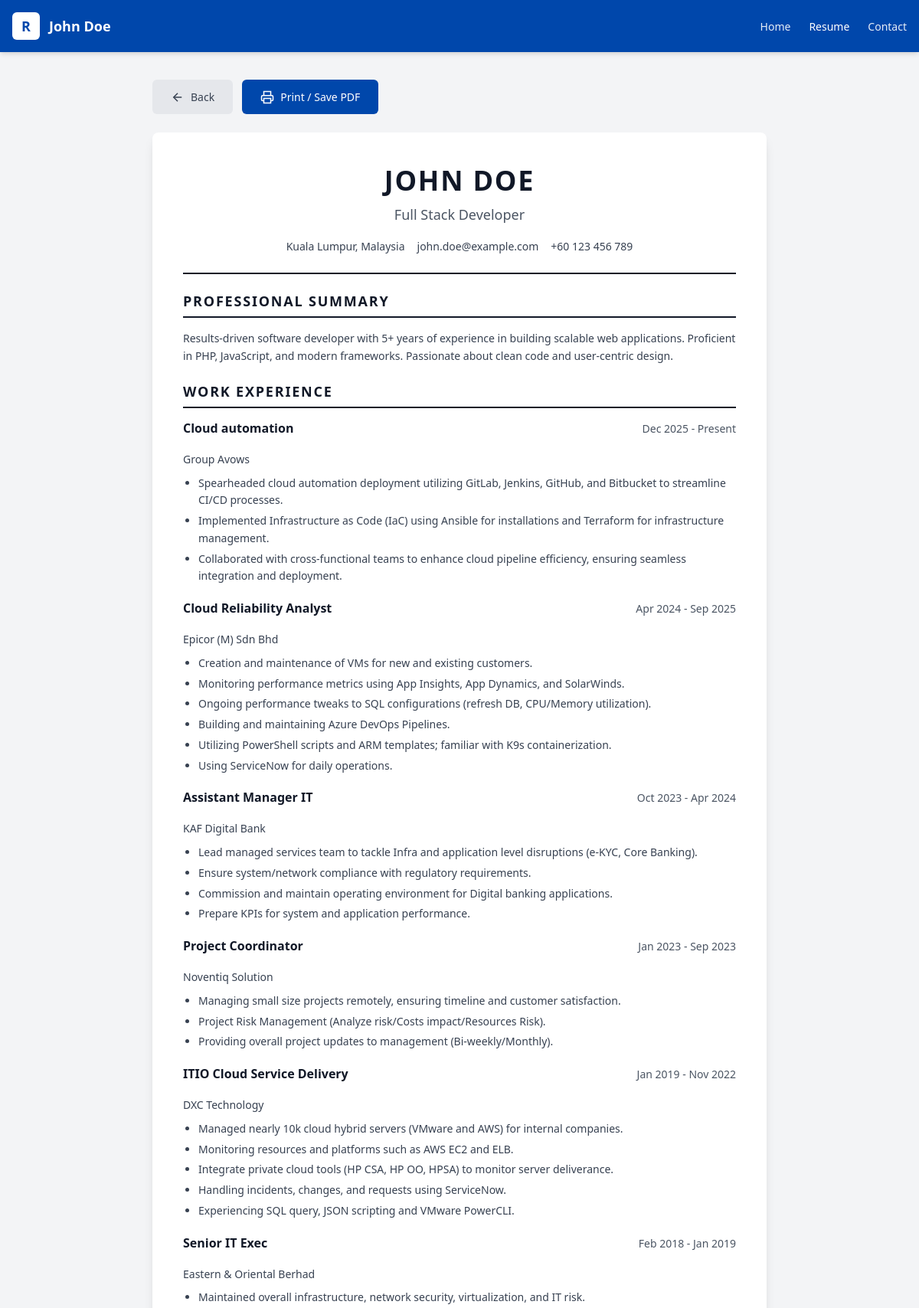
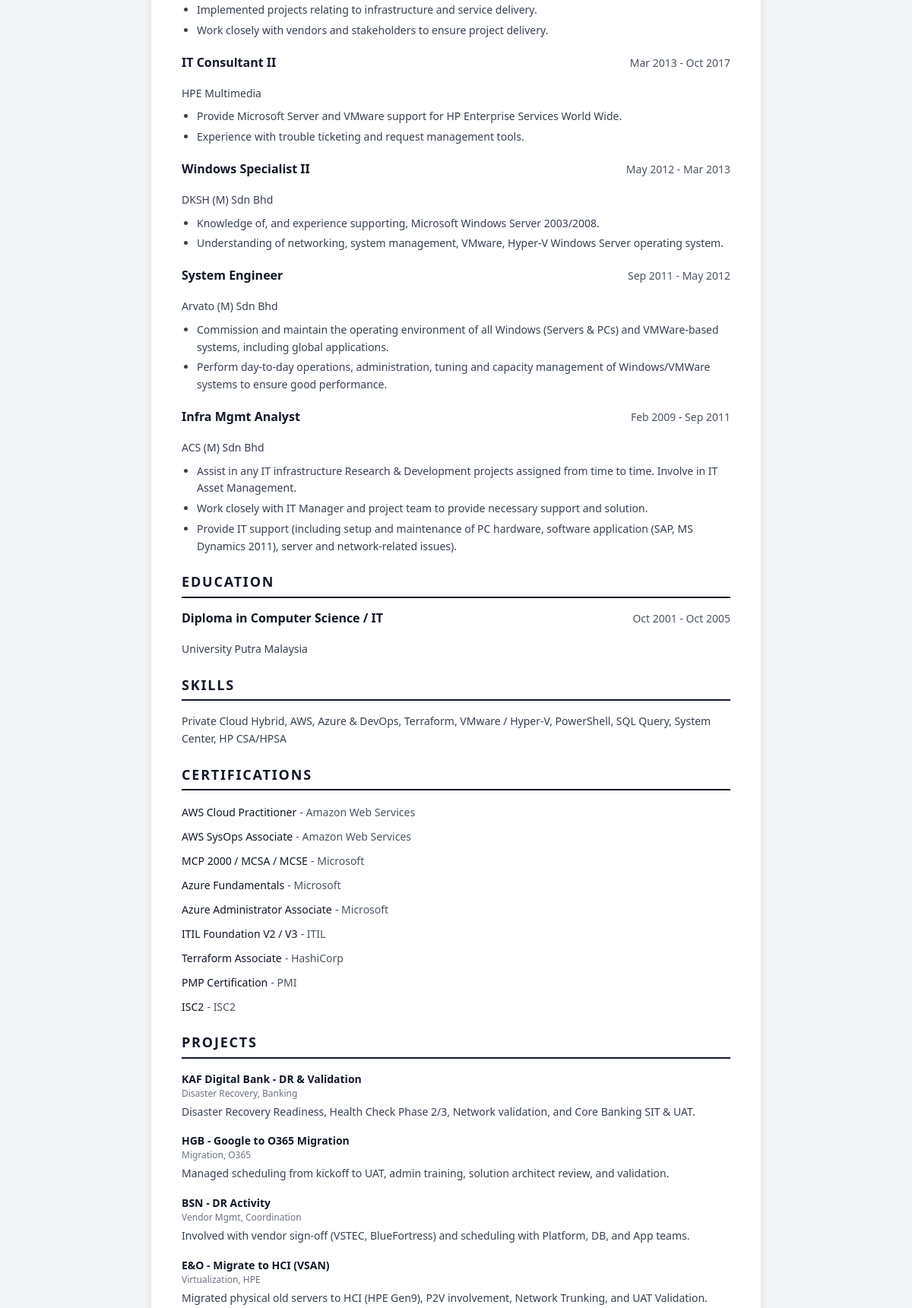
Screenshot of /resume.php (upper part) with the database file from the repository (2 pictures, top to bottom).
### tables this page shows
CREATE TABLE IF NOT EXISTS profile (
    id INT AUTO_INCREMENT PRIMARY KEY,
    full_name VARCHAR(255) NOT NULL,
    job_title VARCHAR(255),
    email VARCHAR(255),
    phone VARCHAR(50),
    location VARCHAR(255),
    linkedin_url VARCHAR(500),
    website_url VARCHAR(500),
    profile_image VARCHAR(500),
    summary TEXT,
    created_at TIMESTAMP DEFAULT CURRENT_TIMESTAMP,
    updated_at TIMESTAMP DEFAULT CURRENT_TIMESTAMP ON UPDATE CURRENT_TIMESTAMP
);

CREATE TABLE IF NOT EXISTS experiences (
    id INT AUTO_INCREMENT PRIMARY KEY,
    company_name VARCHAR(255) NOT NULL,
    job_title VARCHAR(255) NOT NULL,
    location VARCHAR(255),
    start_date DATE NOT NULL,
    end_date DATE,
    is_current TINYINT(1) DEFAULT 0,
    description TEXT,
    display_order INT DEFAULT 0,
    created_at TIMESTAMP DEFAULT CURRENT_TIMESTAMP,
    updated_at TIMESTAMP DEFAULT CURRENT_TIMESTAMP ON UPDATE CURRENT_TIMESTAMP
);

CREATE TABLE IF NOT EXISTS education (
    id INT AUTO_INCREMENT PRIMARY KEY,
    institution VARCHAR(255) NOT NULL,
    degree VARCHAR(255) NOT NULL,
    field_of_study VARCHAR(255),
    location VARCHAR(255),
    start_date DATE NOT NULL,
    end_date DATE,
    description TEXT,
    display_order INT DEFAULT 0,
    created_at TIMESTAMP DEFAULT CURRENT_TIMESTAMP,
    updated_at TIMESTAMP DEFAULT CURRENT_TIMESTAMP ON UPDATE CURRENT_TIMESTAMP
);

CREATE TABLE IF NOT EXISTS certifications (
    id INT AUTO_INCREMENT PRIMARY KEY,
    cert_name VARCHAR(255) NOT NULL,
    issuing_org VARCHAR(255) NOT NULL,
    issue_date DATE,
    expiry_date DATE,
    credential_url VARCHAR(500),
    display_order INT DEFAULT 0,
    created_at TIMESTAMP DEFAULT CURRENT_TIMESTAMP,
    updated_at TIMESTAMP DEFAULT CURRENT_TIMESTAMP ON UPDATE CURRENT_TIMESTAMP
);

CREATE TABLE IF NOT EXISTS projects (
    id INT AUTO_INCREMENT PRIMARY KEY,
    project_name VARCHAR(255) NOT NULL,
    description TEXT,
    technologies_used VARCHAR(500),
    project_url VARCHAR(500),
    start_date DATE,
    end_date DATE,
    display_order INT DEFAULT 0,
    created_at TIMESTAMP DEFAULT CURRENT_TIMESTAMP,
    updated_at TIMESTAMP DEFAULT CURRENT_TIMESTAMP ON UPDATE CURRENT_TIMESTAMP
);

### includes/functions.php (called while the page is built, shortened)
<?php
require_once __DIR__ . '/config.php';
function getProfile() {
    $pdo = getDB();
    $stmt = $pdo->query("SELECT * FROM profile LIMIT 1");
    return $stmt->fetch() ?: [];
}
function getExperiences() {
    $pdo = getDB();
    $stmt = $pdo->query("SELECT * FROM experiences ORDER BY display_order ASC, start_date DESC");
    return $stmt->fetchAll();
}
function getEducations() {
    $pdo = getDB();
    $stmt = $pdo->query("SELECT * FROM education ORDER BY display_order ASC, start_date DESC");
    return $stmt->fetchAll();
}
function getSkills() {
    $pdo = getDB();
    $stmt = $pdo->query("SELECT * FROM skills ORDER BY display_order ASC, category ASC");
    return $stmt->fetchAll();
}
function getSkillsByCategory() {
    $skills = getSkills();
    $grouped = [];
    foreach ($skills as $skill) {
        $category = $skill['category'] ?: 'Other';
        $grouped[$category][] = $skill;
    }
    return $grouped;
}
function getCertifications() {
    $pdo = getDB();
    $stmt = $pdo->query("SELECT * FROM certifications ORDER BY display_order ASC, issue_date DESC");
    return $stmt->fetchAll();
}
function getProjects() {
    $pdo = getDB();
    $stmt = $pdo->query("SELECT * FROM projects ORDER BY display_order ASC, start_date DESC");
    return $stmt->fetchAll();
}
function formatDate($date, $format = 'M Y') {
    return date($format, strtotime($date));
}
function formatDateRange($startDate, $endDate, $isCurrent = false) {
    $start = formatDate($startDate);
    if ($isCurrent) {
        return $start . ' - Present';
    }
    $end = formatDate($endDate);
    return $start . ' - ' . ($end ?: 'Present');
}

### includes/config.php (called while the page is built, shortened)
<?php
function e($string) {
    return htmlspecialchars($string ?? '', ENT_QUOTES, 'UTF-8');
}

### resume.php (the view, shortened to what this page needs)
<?php
require_once __DIR__ . '/includes/config.php';
require_once __DIR__ . '/includes/functions.php';
$profile = getProfile();
$experiences = getExperiences();
$educations = getEducations();
$skills = getSkills();
$skillsByCategory = getSkillsByCategory();
$certifications = getCertifications();
$projects = getProjects();
?>
<!DOCTYPE html>
<html lang="en">
<head>
    <link rel="stylesheet" href="<?= CSS_URL ?>/base.css">
    <link rel="stylesheet" href="<?= CSS_URL ?>/landing.css">
    <link rel="stylesheet" href="<?= CSS_URL ?>/resume.css">
    <link rel="stylesheet" href="<?= CSS_URL ?>/print.css" media="print">
</head>
<body>
    <nav class="navbar">
        <div class="container">
            <a href="index.php" class="navbar-brand">
                <div class="navbar-brand-icon">R</div>
                <span class="hide-mobile"><?= e($profile['full_name'] ?? 'Resume') ?></span>
            </a>
            <div class="navbar-nav">
                <a href="index.php" class="navbar-link">Home</a>
                <a href="resume.php" class="navbar-link active">Resume</a>
                <a href="index.php#contact" class="navbar-link">Contact</a>
            </div>
        </div>
    </nav>
    <main class="resume-page">
        <div class="resume-container">
            <div class="resume-actions">
                <a href="index.php" class="btn btn-secondary">
                    <svg width="18" height="18" viewBox="0 0 24 24" fill="none" stroke="currentColor" stroke-width="2">
                        <line x1="19" y1="12" x2="5" y2="12"></line>
                        <polyline points="12 19 5 12 12 5"></polyline>
                    </svg>
                    Back
                </a>
                <button onclick="window.print()" class="btn btn-primary">
                    <svg width="18" height="18" viewBox="0 0 24 24" fill="none" stroke="currentColor" stroke-width="2">
                        <polyline points="6 9 6 2 18 2 18 9"></polyline>
                        <path d="M6 18H4a2 2 0 0 1-2-2v-5a2 2 0 0 1 2-2h16a2 2 0 0 1 2 2v5a2 2 0 0 1-2 2h-2"></path>
                        <rect x="6" y="14" width="12" height="8"></rect>
                    </svg>
                    Print / Save PDF
                </button>
            </div>
            <div class="resume">
                <header class="resume-header">
                    <h1 class="resume-name"><?= e($profile['full_name'] ?? 'Your Name') ?></h1>
                    <?php if ($profile && $profile['job_title']): ?>
                        <p class="resume-title"><?= e($profile['job_title']) ?></p>
                    <?php endif; ?>
                    <div class="resume-contact">
                        <?php if ($profile && $profile['location']): ?>
                            <span class="resume-contact-item"><?= e($profile['location']) ?></span>
                        <?php endif; ?>
                        <?php if ($profile && $profile['email']): ?>
                            <span class="resume-contact-item">
                                <a href="mailto:<?= e($profile['email']) ?>"><?= e($profile['email']) ?></a>
                            </span>
                        <?php endif; ?>
                        <?php if ($profile && $profile['phone']): ?>
                            <span class="resume-contact-item"><?= e($profile['phone']) ?></span>
                        <?php endif; ?>
                    </div>
                </header>
                <?php if ($profile && $profile['summary']): ?>
                <section class="resume-section">
                    <h2 class="resume-section-title">Professional Summary</h2>
                    <p class="resume-entry-description"><?= nl2br(e($profile['summary'])) ?></p>
                </section>
                <?php endif; ?>
                <?php if (!empty($experiences)): ?>
                <section class="resume-section">
                    <h2 class="resume-section-title">Work Experience</h2>
                    <?php foreach ($experiences as $exp): ?>
                        <div class="resume-entry">
                            <div class="resume-entry-header">
                                <h3 class="resume-entry-title"><?= e($exp['job_title']) ?></h3>
                                <span class="resume-entry-date"><?= formatDateRange($exp['start_date'], $exp['end_date'], $exp['is_current']) ?></span>
                            </div>
                            <p class="resume-entry-subtitle"><?= e($exp['company_name']) ?><?= $exp['location'] ? ', ' . e($exp['location']) : '' ?></p>
                            <?php if ($exp['description']): ?>
                                <div class="resume-entry-description">
                                    <?php
                                    $lines = explode("\n", $exp['description']);
                                    $hasBullets = false;
                                    foreach ($lines as $line) {
                                        $line = trim($line);
                                        if (strpos($line, '- ') === 0 || strpos($line, '* ') === 0) {
                                            if (!$hasBullets) {
                                                echo '<ul>';
                                                $hasBullets = true;
                                            }
                                            echo '<li>' . e(substr($line, 2)) . '</li>';
                                        } else if (!empty($line)) {
                                            if ($hasBullets) {
                                                echo '</ul>';
                                                $hasBullets = false;
                                            }
                                            echo '<p>' . e($line) . '</p>';
                                        }
                                    }
                                    if ($hasBullets) echo '</ul>';
                                    ?>
                                </div>
                            <?php endif; ?>
                        </div>
                    <?php endforeach; ?>
                </section>
                <?php endif; ?>
                <?php if (!empty($educations)): ?>
                <section class="resume-section">
                    <h2 class="resume-section-title">Education</h2>
                    <?php foreach ($educations as $edu): ?>
                        <div class="resume-entry">
                            <div class="resume-entry-header">
                                <h3 class="resume-entry-title"><?= e($edu['degree']) ?><?= $edu['field_of_study'] ? ' in ' . e($edu['field_of_study']) : '' ?></h3>
                                <span class="resume-entry-date"><?= formatDateRange($edu['start_date'], $edu['end_date']) ?></span>
                            </div>
                            <p class="resume-entry-subtitle"><?= e($edu['institution']) ?><?= $edu['location'] ? ', ' . e($edu['location']) : '' ?></p>
                        </div>
                    <?php endforeach; ?>
                </section>
                <?php endif; ?>
                <?php if (!empty($skills)): ?>
                <section class="resume-section">
                    <h2 class="resume-section-title">Skills</h2>
                    <div class="resume-skills-list">
                        <?php
                        $skillNames = array_column($skills, 'skill_name');
                        echo e(implode(', ', $skillNames));
                        ?>
                    </div>
                </section>
                <?php endif; ?>
                <?php if (!empty($certifications)): ?>
                <section class="resume-section">
                    <h2 class="resume-section-title">Certifications</h2>
                    <?php foreach ($certifications as $cert): ?>
                        <div class="resume-cert">
                            <span class="resume-cert-name"><?= e($cert['cert_name']) ?></span>
                            <span class="resume-cert-org"> - <?= e($cert['issuing_org']) ?></span>
                        </div>
                    <?php endforeach; ?>
                </section>
                <?php endif; ?>
                <?php if (!empty($projects)): ?>
                <section class="resume-section">
                    <h2 class="resume-section-title">Projects</h2>
                    <?php foreach ($projects as $project): ?>
                        <div class="resume-project">
                            <div class="resume-project-name"><?= e($project['project_name']) ?></div>
                            <?php if ($project['technologies_used']): ?>
                                <div class="resume-project-tech"><?= e($project['technologies_used']) ?></div>
                            <?php endif; ?>
                            <?php if ($project['description']): ?>
                                <div class="resume-project-desc">
                                    <?php
                                    $lines = explode("\n", $project['description']);
                                    $hasBullets = false;
                                    foreach ($lines as $line) {
                                        $line = trim($line);
                                        if (strpos($line, '- ') === 0 || strpos($line, '* ') === 0) {
                                            if (!$hasBullets) {
                                                echo '<ul>';
                                                $hasBullets = true;
                                            }
                                            echo '<li>' . e(substr($line, 2)) . '</li>';
                                        } else if (!empty($line)) {
                                            echo '<p>' . e($line) . '</p>';
                                        }
                                    }
                                    ?>
                                </div>
                            <?php endif; ?>
                        </div>
                    <?php endforeach; ?>
                </section>
                <?php endif; ?>
            </div>
        </div>
    </main>
</body>
</html>

### rows the page displays
profile: full_name "John Doe", full_name "JOHN DOE", job_title "Full Stack Developer", location "Kuala Lumpur, Malaysia", email "john.doe@example.com", phone "+60 123 456 789", summary "Results-driven software developer with 5+ years of experience in building scalable web applications. Proficient in PHP, JavaScript, and modern frameworks. Passionate about clean code and user-centric design."
experiences: job_title "Cloud automation", start_date+end_date+is_current "Dec 2025 - Present", company_name "Group Avows", description "Spearheaded cloud automation deployment utilizing GitLab, Jenkins, GitHub, and Bitbucket to streamline CI/CD processes.", description "Implemented Infrastructure as Code (IaC) using Ansible for installations and Terraform for infrastructure management.", description "Collaborated with cross-functional teams to enhance cloud pipeline efficiency, ensuring seamless integration and deployment."
experiences: job_title "Cloud Reliability Analyst", start_date+end_date+is_current "Apr 2024 - Sep 2025", company_name "Epicor (M) Sdn Bhd", description "Creation and maintenance of VMs for new and existing customers.", description "Monitoring performance metrics using App Insights, App Dynamics, and SolarWinds.", description "Ongoing performance tweaks to SQL configurations (refresh DB, CPU/Memory utilization).", description "Building and maintaining Azure DevOps Pipelines.", description "Utilizing PowerShell scripts and ARM templates; familiar with K9s containerization.", description "Using ServiceNow for daily operations."
experiences: job_title "Assistant Manager IT", start_date+end_date+is_current "Oct 2023 - Apr 2024", company_name "KAF Digital Bank", description "Lead managed services team to tackle Infra and application level disruptions (e-KYC, Core Banking).", description "Ensure system/network compliance with regulatory requirements.", description "Commission and maintain operating environment for Digital banking applications.", description "Prepare KPIs for system and application performance."
experiences: job_title "Project Coordinator", start_date+end_date+is_current "Jan 2023 - Sep 2023", company_name "Noventiq Solution", description "Managing small size projects remotely, ensuring timeline and customer satisfaction.", description "Project Risk Management (Analyze risk/Costs impact/Resources Risk).", description "Providing overall project updates to management (Bi-weekly/Monthly)."
experiences: job_title "ITIO Cloud Service Delivery", start_date+end_date+is_current "Jan 2019 - Nov 2022", company_name "DXC Technology", description "Managed nearly 10k cloud hybrid servers (VMware and AWS) for internal companies.", description "Monitoring resources and platforms such as AWS EC2 and ELB.", description "Integrate private cloud tools (HP CSA, HP OO, HPSA) to monitor server deliverance.", description "Handling incidents, changes, and requests using ServiceNow.", description "Experiencing SQL query, JSON scripting and VMware PowerCLI."
experiences: job_title "Senior IT Exec", start_date+end_date+is_current "Feb 2018 - Jan 2019", company_name "Eastern & Oriental Berhad", description "Maintained overall infrastructure, network security, virtualization, and IT risk.", description "Implemented projects relating to infrastructure and service delivery.", description "Work closely with vendors and stakeholders to ensure project delivery."
experiences: job_title "IT Consultant II", start_date+end_date+is_current "Mar 2013 - Oct 2017", company_name "HPE Multimedia", description "Provide Microsoft Server and VMware support for HP Enterprise Services World Wide.", description "Experience with trouble ticketing and request management tools."
experiences: job_title "Windows Specialist II", start_date+end_date+is_current "May 2012 - Mar 2013", company_name "DKSH (M) Sdn Bhd", description "Knowledge of, and experience supporting, Microsoft Windows Server 2003/2008.", description "Understanding of networking, system management, VMware, Hyper-V Windows Server operating system."
experiences: job_title "System Engineer", start_date+end_date+is_current "Sep 2011 - May 2012", company_name "Arvato (M) Sdn Bhd", description "Commission and maintain the operating environment of all Windows (Servers & PCs) and VMWare-based systems, including global applications.", description "Perform day-to-day operations, administration, tuning and capacity management of Windows/VMWare systems to ensure good performance."
experiences: job_title "Infra Mgmt Analyst", start_date+end_date+is_current "Feb 2009 - Sep 2011", company_name "ACS (M) Sdn Bhd", description "Assist in any IT infrastructure Research & Development projects assigned from time to time. Involve in IT Asset Management.", description "Work closely with IT Manager and project team to provide necessary support and solution.", description "Provide IT support (including setup and maintenance of PC hardware, software application (SAP, MS Dynamics 2011), server and network-related issues)."
education: degree "Diploma", field_of_study "Computer Science / IT", formatDateRange($edu['start_date'], $edu['end_date']) "Oct 2001 - Oct 2005", institution "University Putra Malaysia"
certifications: cert_name "AWS Cloud Practitioner", issuing_org "Amazon Web Services"
certifications: cert_name "AWS SysOps Associate", issuing_org "Amazon Web Services"
certifications: cert_name "MCP 2000 / MCSA / MCSE", issuing_org "Microsoft"
certifications: cert_name "Azure Fundamentals", issuing_org "Microsoft"
certifications: cert_name "Azure Administrator Associate", issuing_org "Microsoft"
certifications: cert_name "ITIL Foundation V2 / V3", issuing_org "ITIL"
certifications: cert_name "Terraform Associate", issuing_org "HashiCorp"
certifications: cert_name "PMP Certification", issuing_org "PMI"
certifications: cert_name "ISC2", issuing_org "ISC2"
projects: project_name "KAF Digital Bank - DR & Validation", technologies_used "Disaster Recovery, Banking", description "Disaster Recovery Readiness, Health Check Phase 2/3, Network validation, and Core Banking SIT & UAT."
projects: project_name "HGB - Google to O365 Migration", technologies_used "Migration, O365", description "Managed scheduling from kickoff to UAT, admin training, solution architect review, and validation."
projects: project_name "BSN - DR Activity", technologies_used "Vendor Mgmt, Coordination", description "Involved with vendor sign-off (VSTEC, BlueFortress) and scheduling with Platform, DB, and App teams."
projects: project_name "E&O - Migrate to HCI (VSAN)", technologies_used "Virtualization, HPE", description "Migrated physical old servers to HCI (HPE Gen9), P2V involvement, Network Trunking, and UAT Validation."

### other values shown
implode(', ', $skillNames) "Private Cloud Hybrid, AWS, Azure & DevOps, Terraform, VMware / Hyper-V, PowerShell, SQL Query, System Center, HP CSA/HPSA"
